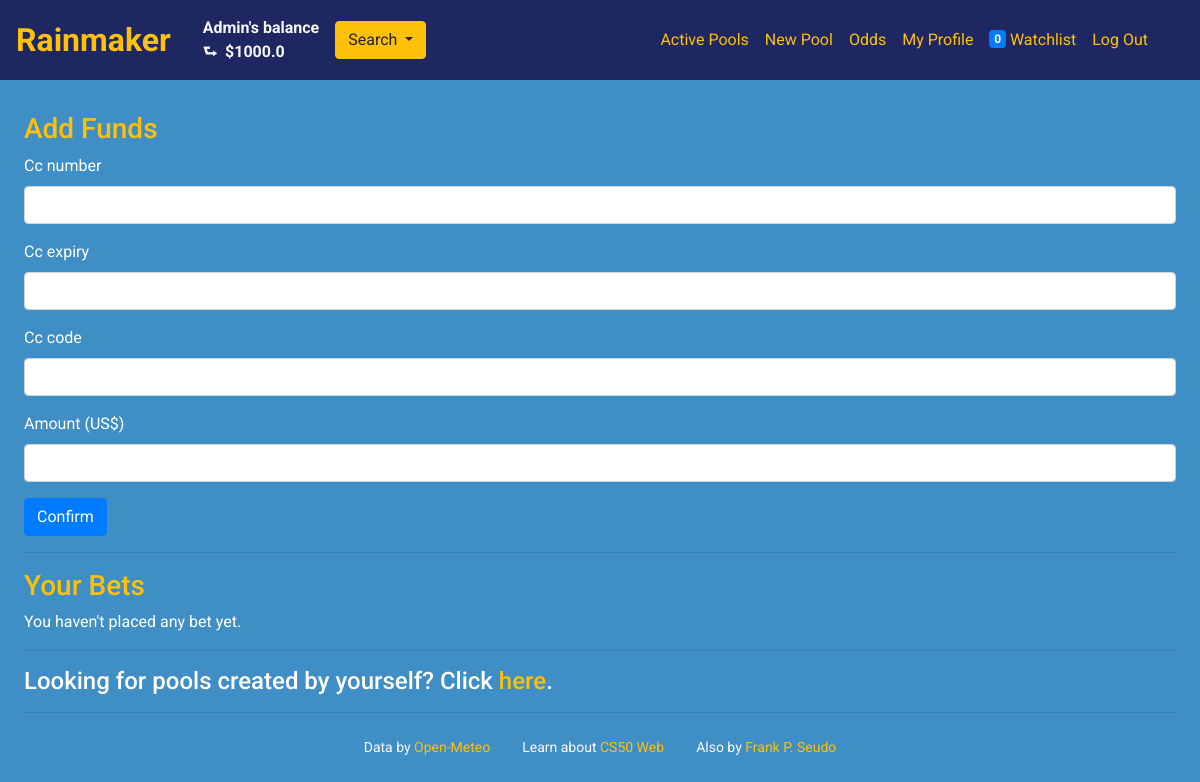
The page /profile (signed in) on the database its author committed.
### gambling/models.py (models this page shows)
class User(AbstractUser):
    balance = models.FloatField(default=0)
    pass

### gambling/views.py (the view)
# urls.py: path("profile", views.profile, name="profile"),
@login_required
def profile(request):
    form = AddFundForm()
    bets = Bet.objects.filter(punter=request.user)
    pools = []
    if bets:
        for bet in bets:
            pools.append(bet.pool)
    pools = sortAndProcess(request, pools, TIME_SLOTS)
    return render(request, "gambling/profile.html", {
        "form": form,
        "pools": pools,
        })

### gambling/views.py
class AddFundForm(forms.Form):
    cc_number = CardNumberField(label='Card Number')
    cc_expiry = CardExpiryField(label='Expiration Date')
    cc_code = SecurityCodeField(label='CVV/CVC')
    fund = forms.FloatField(label="Amount (US$)", min_value=0.0)

### gambling/helpers.py (called while the page is built, shortened)
def sortAndProcess(request, pools, TIME_SLOTS):
    pools = sorted(pools, key=lambda pool: pool.timestamp, reverse=True)
    if pools:
        for pool in pools:
            if pool.hour > 0:
                pool.timeslot = TIME_SLOTS[pool.hour-1][1]
            else:
                pool.timeslot = TIME_SLOTS[23][1]
    if request.user.is_authenticated:
        request.user.watchings = Following.objects.filter(user=request.user).count()
    return pools

### gambling/templates/gambling/profile.html (shortened to what this page needs)
{% extends 'gambling/layout.html' %}
{% load widget_tweaks %}
{% load humanize %}
{% block body %}
  <h3 class="text-warning">Add Funds</h3>
  <form action="{% url 'fund' %}" method="post" class="form">
    {% for field in form.visible_fields %}
      <div class="form-group">
        <label for="{{ field.id_for_label }}">{{ field.label }}</label>
        {{ field|add_class:'form-control' }}
      </div>
    {% endfor %}
    <button class="btn btn-primary" type="submit">Confirm</button>
  </form>
  <hr>
  <h3 class="text-warning">Your Bets</h3>
  {% for pool in pools %}
  <div class="card mb-3 text-dark">
      <p class="card-header">You betted <span class="text-danger font-weight-bold">${{ pool.wager | intcomma}}</span> on the pool created by <span class="text-primary font-weight-bold">{{ pool.house }}</span> {{ pool.timestamp | naturaltime}}:</p>
      <div class="card-body {% if pool.active %}bg-white text-dark{% else %}bg-dark text-white{% endif %}" id="card-{{ pool.id }}">
          <div class="card-text mb-2">At latitude <span class="font-weight-bold">{{ pool.lat}}</span>, longitude: <span class="font-weight-bold">{{ pool.long }}</span>, it will rain at <span class="font-weight-bold">{{ pool.timeslot}}</span> (GMT+0) on <span class="font-weight-bold">{{ pool.date}}</span>.</div>
          <div class="card-text mb-2"></div>
          <div class="card-text mb-2"></div>
          <div class="row">
              <div class="col-4">Quoted odds: <span class="font-weight-bold">{{ pool.odds }}</span></div>
              <div class="col-4">Max Bet: <span class="font-weight-bold">${{ pool.max_bet |intcomma }}</span></div>
              <div class="col-4">Status: <span data-status="{{ pool.active }}" data-lat="{{ pool.lat }}" data-long="{{ pool.long }}" data-date="{{ pool.date }}" data-hour="{{ pool.hour }}" data-pool="{{ pool.id }}" class="font-weight-bold pool-status" id="span-{{ pool.id }}">{% if pool.active %}Open{% else %}Closed{% endif %}</span></div>
          </div>
          <div class="d-flex justify-content-between pt-2">
              <button class="btn btn btn-info btn-follow" data-pool="{{ pool.id }}" data-user="{{ user.id }}">{% if pool.watched %}Unwatch{% else %}Watch{% endif %}</button>
          </div>
          <div class="grow" id="hidden-{{ pool.id }}" style="display: none;">
              <input type="text" id="wager-{{ pool.id }}" class="form-control my-3" placeholder="US$ 0.00" id="input-{{ pool.id }}">
              <button class="btn btn-primary btn-sm" id="confirm-{{ pool.id }}" data-pool="{{ pool.id }}" data-user="{{ user.id }}">Confirm</button>
          </div>
          {% if pool.winner %}
          <div class="">
              <p class='display-4 mt-2 mb-0 text-center'>The <strong class='text-danger'>{{ pool.winner }}</strong> won!!!</p>
              <p class="text-right m-0 font-italic">Thus spoke Rainmaker</p>
          </div>
          {% endif %}
    </div>
  </div>
  {% empty %}
      <p>You haven't placed any bet yet.</p>
  {% endfor %}
  <hr>
  <h4 class="">Looking for pools created by yourself? Click <a href="{% url 'myPool' %}" class="text-warning">here</a>.</h4>
  <hr>
{% endblock %}

### gambling/templates/gambling/layout.html (shortened to what this page needs)
{% load static %}
<!DOCTYPE html>
<html lang="en">
    <head>
        <link rel="stylesheet" href="https://cdn.jsdelivr.net/npm/bootstrap@4.6.2/dist/css/bootstrap.min.css">
    </head>
    <body>
        <nav class="navbar navbar-expand-md navbar-dark navbar-custom mb-3 text-light fixed-top">
            <div class="container px-0 mx-0">
                <a href="{% url 'index' %}" class="navbar-brand font-weight-bold brand-font text-warning">Rainmaker</a>
                {% if user.is_authenticated %}
                <a class="nav-link text-light" href="{% url 'profile' %}">
                    <div class="font-weight-bold">
                        <p class="p-0 m-0">{{ user.username }}'s balance</p>
                        <p class="p-0 m-0">&#11153;&nbsp; $<span id="user-balance" data-user="{{ user.id }}" class="{% if user.balance < 0 %}text-danger {% endif %}">{{ user.balance}}</span></p>
                    </div>
                </a>
                {% endif %}
                <div class="collapse navbar-collapse" id="navbarNavDropdown">
                    <div class="dropdown">
                        <button class="btn btn-warning dropdown-toggle" type="button" id="dropdownMenuButton" data-toggle="dropdown" aria-haspopup="true" aria-expanded="false">
                          Search
                        </button>
                    </div>
                    <ul class="navbar-nav ml-auto">
                        <li class="nav-item">
                        <a class="nav-link text-warning" href="{% url 'active' %}">Active Pools</a>
                        </li>
                        {% if user.is_authenticated %}
                            <li class="nav-item">
                                <a class="nav-link text-warning" href="{% url 'new' %}">New Pool</a>
                            </li>
                        {% endif %}
                        <li class="nav-item">
                            <a class="nav-link text-warning" href="{% url 'odds' %}">Odds</a>
                        </li>
                        {% if user.is_authenticated %}
                            <li class="nav-item">
                                <a class="nav-link text-warning" href="{% url 'profile' %}">My Profile</a>
                            </li>
                            <li class="nav-item">
                                <a class="nav-link text-warning" href="{% url 'watchlist' %}"><span id="watch-count" class="badge badge-primary align-text-top">{{ user.watchings }}</span> Watchlist</a>
                            </li>
                            <li class="nav-item">
                                <a class="nav-link text-warning" href="{% url 'logout' %}">Log Out</a>
                            </li>
                        {% endif %}
                    </ul>
                </div>
            </div>
        </nav>
        <main class="m-4">
            {% block body %}
            {% endblock %}
        </main>
        <footer class="mb-3 small d-flex justify-content-center text-light">
            <div class="mx-3">Data by <a href="https://open-meteo.com/" target="_blank"><span class="text-warning">Open-Meteo</span></a></div>
            <div class="mx-3">Learn about <a href="https://www.edx.org/course/cs50s-web-programming-with-python-and-javascript" target="_blank" class="text-warning">CS50 Web</a></div>
            <div class="mx-3">Also by <a href="https://frankpseudo.com/" target="_blank" class="text-warning">Frank P. Seudo</a></div>
        </footer>
    </body>
</html>

### gambling/templates/gambling/layout.html (style rules this page uses)
body { background-color: #408EC6; color: white; font-family: 'Roboto', sans-serif; padding-top: 5.5rem; }
.navbar-custom { background-color: #1E2761; }
.brand-font { font-size: xx-large; }

### rows shown on the page
User: username "Admin", balance "1000.0", watchings "0"

### other values the page prints
{{ field.label }} "Cc number" "Cc expiry" "Cc code" "Amount (US$)"
